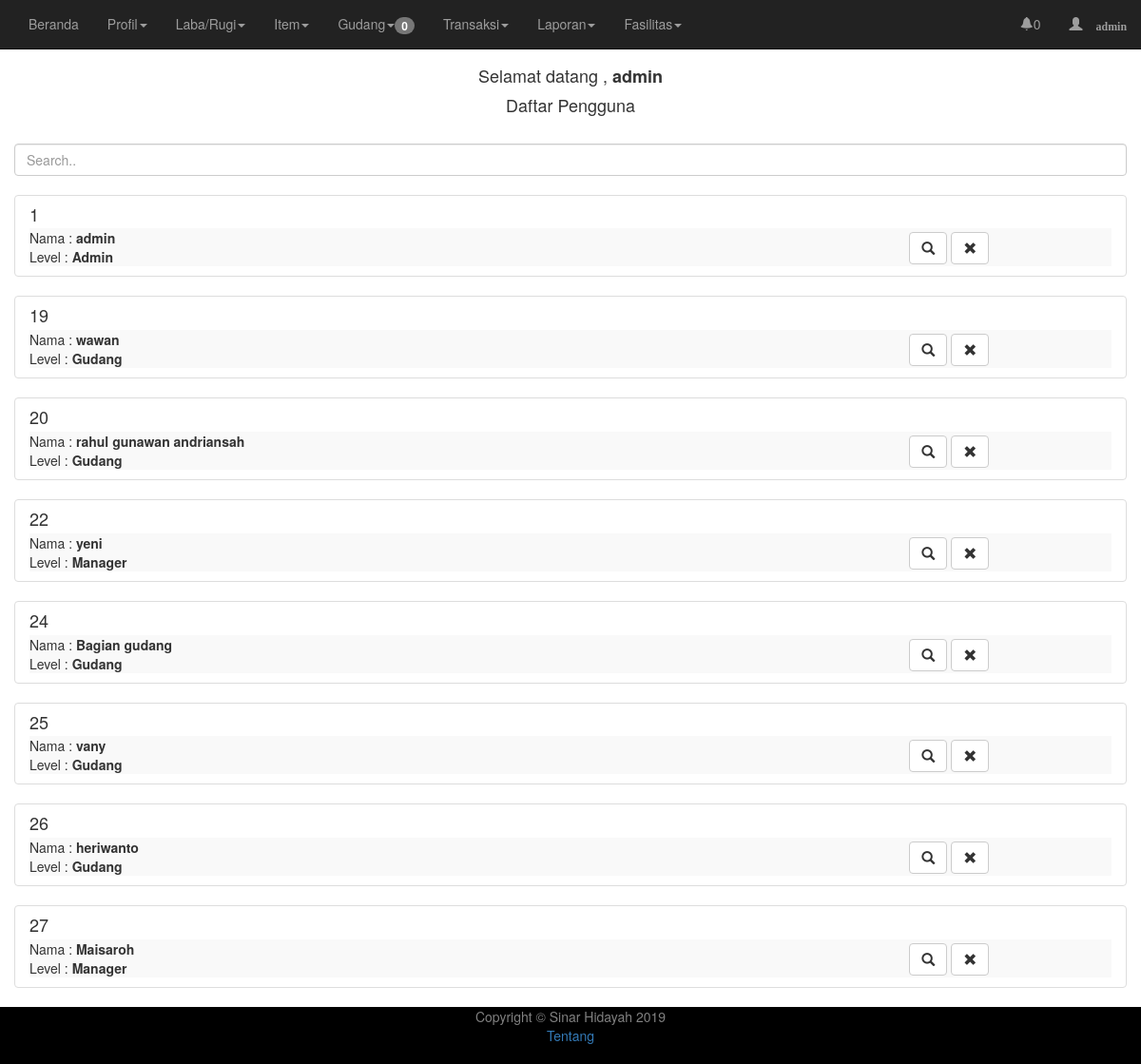
The page /home.php?page=pengguna-lihat (signed in) on the database its author committed.
### tables this page shows
CREATE TABLE IF NOT EXISTS `karyawan` (
  `kode_user` int(3) NOT NULL,
  `user` varchar(20) NOT NULL,
  `password` varchar(50) NOT NULL,
  `temp_pass` varchar(50) NOT NULL,
  `kode_level` int(2) NOT NULL,
  `nama_karyawan` varchar(30) NOT NULL,
  `tanggal_lahir` date NOT NULL,
  `jenis_kelamin` varchar(6) NOT NULL,
  `nik` varchar(16) NOT NULL,
  `alamat` text NOT NULL,
  `status` varchar(12) NOT NULL,
  `no_hp1` varchar(15) NOT NULL,
  `no_hp2` varchar(15) NOT NULL,
  PRIMARY KEY (`kode_user`)
);

CREATE TABLE IF NOT EXISTS `level` (
  `kode_level` int(2) NOT NULL,
  `jenis_level` varchar(7) NOT NULL,
  `keterangan` varchar(30) NOT NULL
);

### lihat-pengguna.php (the view, shortened to what this page needs)
<?php
include "config/koneksi.php";
echo "
<div>
    <center><h4>Daftar Pengguna</h4></center>
</div>
<br />
<input class='form-control' id='myInput' type='text' placeholder='Search..' />
<br />";
$query = mysqli_query($buka, "SELECT * FROM karyawan JOIN level ON level.kode_level = karyawan.kode_level")or die('Ada kesalahan pada query : '.$mysqli->error);
while ($data = mysqli_fetch_array ($query))
{
    $kode_user = $data["kode_user"];
    echo "
    <form>
        <div id='myList' class='list-group' >
            <div class='list-group-item'>
                <h4 class='list-group-item-heading'>".$data['kode_user']."</h4>
                <table class='table-striped' width='100%'>
                    <tr>
                        <td>
                            <span class='list-group-item-text' id='subjectName' >
                                Nama   : <b>{$data["nama_karyawan"]}</b><br />
                                Level  : <b>{$data["jenis_level"]}</b><br />
                            </span>
                        </td>
                        <td align='center' width='30%' >
                            <a href='home.php?page=pengguna-detil&&kode_user={$kode_user}' class='btn btn-default glyphicon glyphicon-search'></a>
                            <a href='#' class='btn btn-default glyphicon glyphicon-remove' data-toggle='modal' data-target='#deleteModal'></a>
                        </td>
                    </tr>
                </table>
            </div>
        </div>
    </form>";
}
?>

### home.php (shortened to what this page needs)
<!doctype html>
<html lang='en' class='h-100'>
<head>
	<link rel='stylesheet' href='css/bootstrap.min.css'>
    <link rel='stylesheet' type='text/css' href='css/jquery-ui.css'>
    <link rel='stylesheet' type='text/css' href='css/jquery.dataTables.min.css'>
    <link rel='stylesheet' type='text/css' href='css/jquery.simple-dtpicker.css'>
    <link rel='stylesheet' type='text/css' href='css/sweetalert.css'>
    <link href='css/ie10-viewport-bug-workaround.css' rel='stylesheet'>
    <link href='css/sticky-footer-navbar.css' rel='stylesheet'>
</head>
<body>
    <?php include 'navbar.php'; ?>
<div class='container'>
    <div class='row'>
        <?php
            echo "
            <div align='center'>
                <h4>Selamat datang ,&nbsp;<b>".$_SESSION['user']."</b></h4>
            </div>";
                    include 'page-pengguna.php';
            ?>
    </div>
</div>
<footer class='footer'>
    <div class='container'>
        <div class='copyright text-center'>
            <font color='grey'>Copyright &copy; Sinar Hidayah 2019</font><br />
            <font color='grey'><a href='home.php?page=about'>Tentang</a></font>
        </div>
    </div>
</footer>
</body>
</html>

### navbar.php (shortened to what this page needs)
<nav class='navbar navbar-inverse navbar-fixed-top'>
	<div class='container-fluid'>
		<div class='collapse navbar-collapse' id='bs-navbar-collapse-1'>
            <ul class='nav navbar-nav'>
                <li>
                	<a href='home.php'>Beranda</a>
                </li>
                <?php
                    include 'menu-profil.php';
                    include 'menu-laba-rugi.php';
                    include 'menu-item.php';
                    include 'menu-gudang.php';
                    include 'menu-transaksi.php';
                    include 'menu-laporan.php';
                    include 'menu-fasilitas.php';
                ?>
            </ul>
            <ul class='nav navbar-nav navbar-right'>
                <li class='nav-item dropdown no-arrow mx-1'>
               	    <a class='nav-link dropdown-toggle' href='#' id='alertsDropdown3' role='button' data-toggle='dropdown' aria-haspopup='true' aria-expanded='false'>
                        <span>
                            <?php
                    		include 'config/koneksi.php';
                    		$a = 'select count(min_stok) as jumlah from stok where total <= min_stok';
                    		$b = mysqli_query($buka, $a);
                    		$c = mysqli_fetch_array($b);
                    		echo "<i class='glyphicon glyphicon-bell'></i>".$c['jumlah'];
                    		?>
                    	</span>
                	</a>
                    	   <?php include 'stokminim.php'; ?>
        		</li>
        		<li class='nav-item dropdown no-arrow'>
        		    <a href='#' class='nav-link dropdown-toggle' href='#' id='userDropdown' role='button' data-toggle='dropdown' aria-haspopup='true' aria-expanded='false'>
        		        <span class='glyphicon glyphicon-user'>
        		            <span class='mr-2 d-none d-lg-inline text-gray-600 small'>
                                <strong>
                                <?php
                                $are = $_SESSION['user'];
                                $asd = mysqli_query($buka, "select * from karyawan where user='$are'");
                                $dsa = mysqli_fetch_array($asd);
								print($dsa['nama_karyawan']);
								?>
                                </strong>
        		            </span>
        		        </span>
                    </a>
                </li>
			</ul>
		</div>
	</div>
</nav>

### menu-profil.php (shortened to what this page needs)
<li class="dropdown">
    <a href="#" class='dropdown-toggle' data-toggle='dropdown' role='button' aria-haspopup='true' aria-expanded='false'>
        Profil<span class='caret'></span>
    </a>
</li>

### menu-laba-rugi.php (shortened to what this page needs)
<li class='dropdown'>
    <a href='#' class='dropdown-toggle' data-toggle='dropdown' role='button' aria-haspopup='true' aria-expanded='false'>
        Laba/Rugi<span class='caret'></span>
    </a>
</li>

### menu-item.php (shortened to what this page needs)
<li>
    <a href='#' class='dropdown-toggle' data-toggle='dropdown' role='button' aria-haspopup='true' aria-expanded='false'>
        Item<span class='caret'></span>
    </a>
</li>

### menu-gudang.php (shortened to what this page needs)
<li>
    <a href='#' class='dropdown-toggle' data-toggle='dropdown' role='button' aria-haspopup='true' aria-expanded='false'>
        Gudang<span class='caret'></span><?php include 'mutasi-tunggu.php';?>
    </a>
</li>

### mutasi-tunggu.php
<?php
include 'config/koneksi.php';
$ax = "SELECT (SELECT COUNT(temp_mutasi_masuk.status_masuk) as jumlah FROM temp_mutasi_masuk) + (SELECT COUNT(temp_mutasi_keluar.status_keluar) as jumlah FROM temp_mutasi_keluar) as ttl_jml";
$ay = mysqli_query($buka, $ax);
$az = mysqli_fetch_array($ay);
echo "<span class='badge'>".$az['ttl_jml']."</span>";
?>

### menu-transaksi.php (shortened to what this page needs)
<li>
    <a href='#' class='dropdown-toggle' data-toggle='dropdown' role='button' aria-haspopup='true' aria-expanded='false'>
        Transaksi<span class='caret'></span>
    </a>
</li>

### menu-laporan.php (shortened to what this page needs)
<li class='dropdown'>
    <a href='#' class='dropdown-submenu-toggle' data-toggle='dropdown' role='button' aria-haspopup='true' aria-expanded='false'>
        Laporan<span class='caret'></span>
    </a>
</li>

### menu-fasilitas.php (shortened to what this page needs)
<li class='dropdown'>
    <a href='#' class='dropdown-submenu-toggle' data-toggle='dropdown' role='button' aria-haspopup='true' aria-expanded='false'>
        Fasilitas<span class='caret'></span>
    </a>
</li>

### stokminim.php (shortened to what this page needs)
<body>
</body>

### page-pengguna.php (shortened to what this page needs)
<?php
$page = (isset($_GET['page']))? $_GET['page'] : 'main';
switch($page)
{
    case 'pengguna-lihat' : include 'lihat-pengguna.php';
    break;
}
?>

### css/sticky-footer-navbar.css (style rules this page uses)
html { position: relative; min-height: 100%; }
body { margin-bottom: 60px; }
.footer { position: absolute; bottom: 0; width: 100%; height: 60px; background-color: black; }
body > .container { padding: 60px 15px 0; }
.footer > .container { padding-right: 15px; padding-left: 15px; }

### rows shown on the page
karyawan: nama_karyawan "admin", kode_user "1", level.jenis_level "Admin"
karyawan: kode_user "19", nama_karyawan "wawan", level.jenis_level "Gudang"
karyawan: kode_user "20", nama_karyawan "rahul gunawan andriansah", level.jenis_level "Gudang"
karyawan: kode_user "22", nama_karyawan "yeni", level.jenis_level "Manager"
karyawan: kode_user "24", nama_karyawan "Bagian gudang", level.jenis_level "Gudang"
karyawan: kode_user "25", nama_karyawan "vany", level.jenis_level "Gudang"
karyawan: kode_user "26", nama_karyawan "heriwanto", level.jenis_level "Gudang"
karyawan: kode_user "27", nama_karyawan "Maisaroh", level.jenis_level "Manager"

### other values the page prints
$az['ttl_jml'] "0"
$c['jumlah'] "0"
$_SESSION['user'] "admin"
